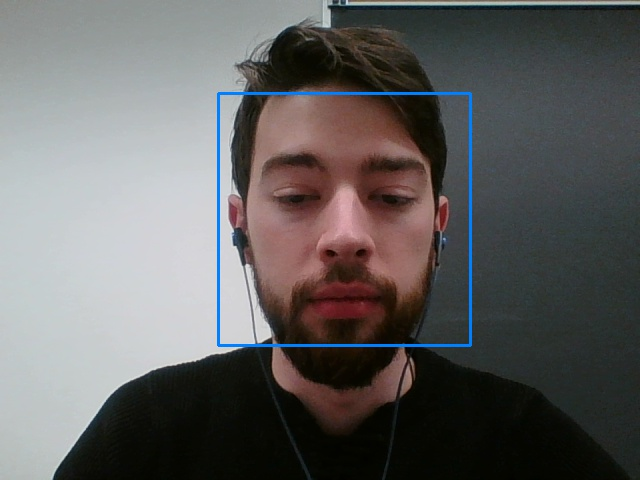
//> input picture Lab2_1/PrecisionTest/0. No eyes.jpg, 640 x 480 px, given in place of the camera
$ ./Lab2_1   (built with g++ and OpenCV 4)
//> lines starting //> are read from the running program, lines starting //| are printed output that depends on the picture; after the words box and inside, x2 and y2 are one past the last pixel; in counts of white or black regions, pixels touching at a corner belong together
#include <iostream>
#include <math.h>
#include <ctime>
#include <windows.h>
#include <opencv2/core/core.hpp>
#include <opencv2/highgui/highgui.hpp>
#include <opencv2/imgproc/imgproc.hpp>
#include <opencv2/objdetect/objdetect.hpp>

static uint logCount = 0u;
static std::clock_t step1 = std::clock();

// Tracks face and eyes on a frame
// Returns 0 if successfull
// Returns -1 if no face
// Returns -2 if no eyes/eyes are closed
int detectEyes(cv::Mat &frame, cv::CascadeClassifier &faceCascade, cv::CascadeClassifier &eyeCascade)
{
	cv::Mat grayscale;
	cv::cvtColor(frame, grayscale, CV_BGR2GRAY);
    cv::equalizeHist(grayscale, grayscale);

    //grayscale.convertTo(grayscale, -1, 1.5, 0); // Makes the detection to run with fewer precision

    std::vector<cv::Rect> faces;
	faceCascade.detectMultiScale(grayscale, faces, 1.1, 2, 0 | CV_HAAR_SCALE_IMAGE, cv::Size(50, 50));
	if (faces.size() == 0)
	{
		return -1;
	}
	cv::Mat face = grayscale(faces[0]); // crop the face
    rectangle(frame, faces[0].tl(), faces[0].br(), cv::Scalar(255, 128, 0), 2);

	// Face is detected, let's go to eyes
	std::vector<cv::Rect> eyes;
	eyeCascade.detectMultiScale(face, eyes, 1.15, 2, 0 | CV_HAAR_SCALE_IMAGE, cv::Size(5, 5));
	if (eyes.size() != 2)
	{
		return -2;
	}

	for (cv::Rect &eye : eyes)
	{
		rectangle(frame, faces[0].tl() + eye.tl(), faces[0].tl() + eye.br(), cv::Scalar(0, 255, 0), 2);
	}
	cv::Mat eye = face(eyes[0]); // crop the leftmost eye
	cv::equalizeHist(eye, eye);
	std::vector<cv::Vec3f> circles;

	cv::imshow("Eye", eye);
	return 0;
}

int main(int argc, char **argv)
{
	cv::namedWindow("Webcam", cv::WINDOW_AUTOSIZE);
	cv::CascadeClassifier faceCascade;
	cv::CascadeClassifier eyeCascade;

	if (!faceCascade.load("haarcascade_frontalface_alt.xml"))
	{
		std::cerr << "Could not load face detector." << std::endl;
		return -1;
	}
	else if (!eyeCascade.load("haarcascade_eye_tree_eyeglasses.xml"/*"haarcascade_eye.xml"*/))
	{
		std::cerr << "Could not load eye detector." << std::endl;
		return -1;
	}

	cv::VideoCapture cap(0);
	if (!cap.isOpened())
	{
		std::cerr << "Webcam not detected." << std::endl;
		return -1;
	}
	cv::Mat frame;
	char scannedChar = NULL;

	while ((scannedChar = cv::waitKey(10)) != '\n' && scannedChar != '\r' && scannedChar != ' ')
	{
//> the Esc key is pressed
		cap >> frame;
//> frame is the input picture: 480 rows x 640 cols, CV_8UC3; mean B, G, R 96.7, 97.2, 98.3
		if (frame.empty())
			break;

		int returnVal = detectEyes(frame, faceCascade, eyeCascade);
//> in detectEyes, `cv::cvtColor(frame, grayscale, CV_BGR2GRAY);`:
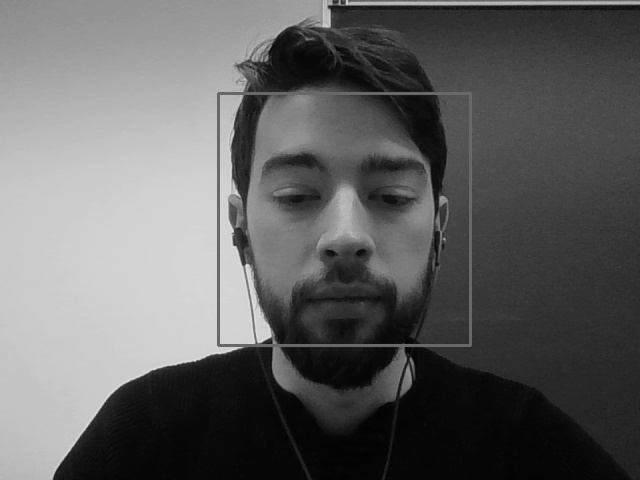
//> grayscale: 480 rows x 640 cols, CV_8UC1; min 0, max 224, mean 97.5
//> in detectEyes, `cv::equalizeHist(grayscale, grayscale);`:
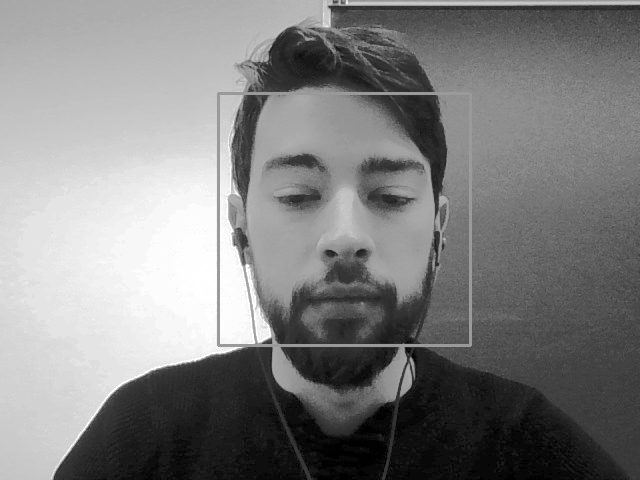
//> grayscale: 480 rows x 640 cols, CV_8UC1; min 0, max 255, mean 128.6
//> in detectEyes, `faceCascade.detectMultiScale(grayscale, faces, 1.1, 2, 0 | CV_HAAR_SCA..`: faces = 1 Rect (x, y, width, height): [215, 90, 255, 255]
//> in detectEyes, `cv::Mat face = grayscale(faces[0]);`:
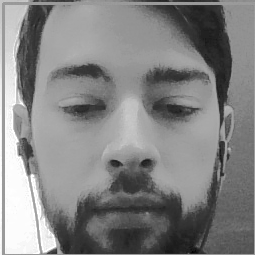
//> face: 255 rows x 255 cols, CV_8UC1; min 2, max 255, mean 131.3
//> in detectEyes, `rectangle(frame, faces[0].tl(), faces[0].br(), cv::Scalar(255, 128, 0)..`:
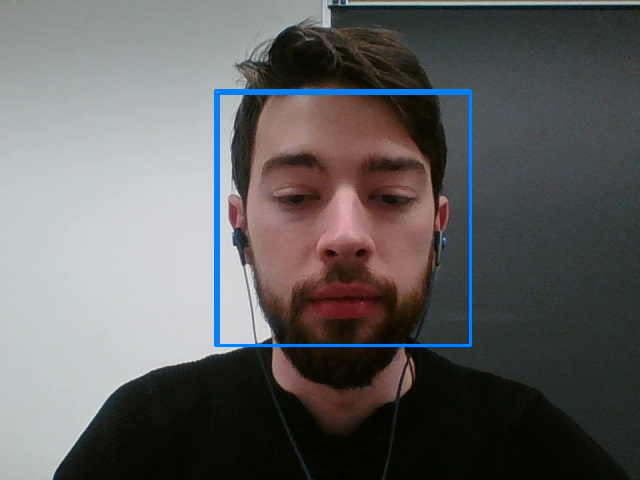
//> frame: 480 rows x 640 cols, CV_8UC3; 0.99% of pixels changed, all inside (x1, y1, x2, y2) = (214, 89, 472, 347)
//> in detectEyes, `eyeCascade.detectMultiScale(face, eyes, 1.15, 2, 0 | CV_HAAR_SCALE_IMA..`: eyes = 3 Rects (x, y, width, height): [57, 86, 45, 45], [150, 84, 51, 51], [128, 76, 61, 61]
//> returnVal = -2
		cv::imshow("Webcam", frame);

        if (returnVal == -1)
        {
            //cv::imwrite("PrecisionTest\\" + cv::String(std::to_string(logCount++) + ". No face.jpg"), frame);
        }
        else
		if (returnVal == -2) // If eyes weren't detected (when face was)
		{
            //cv::imwrite("PrecisionTest\\" + cv::String(std::to_string(logCount++) + ". No eyes.jpg"), frame);

            if ((std::clock() - step1) / (double)CLOCKS_PER_SEC >= 3.0) // If the time interval is >= 3 seconds
//> the Esc key is pressed
			{
				Beep(900, 500); //std::cout << '\a';
				std::cout << "[LOG]: Asleep!\n";
			}
			else
			{
				// No eyes but < 3 seconds so no alarm and move to next frame
			}
		}
		else // Eyes and face are found
		{
            //cv::imwrite("PrecisionTest\\" + cv::String(std::to_string(logCount++) + ". All found.jpg"), frame);
			step1 = std::clock(); // Update the clock
		}
	}
	return 0;
}

$ run again, on Lab2_1/PrecisionTest/54. No eyes.jpg
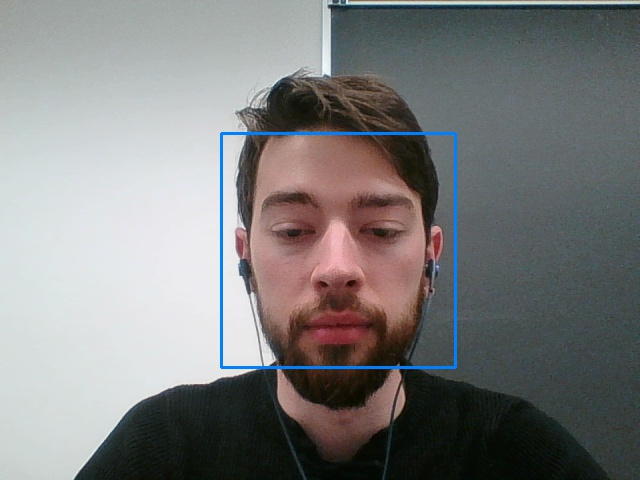
//> input picture Lab2_1/PrecisionTest/54. No eyes.jpg, 640 x 480 px, given in place of the camera
//> frame is the input picture: 480 rows x 640 cols, CV_8UC3; mean B, G, R 125.4, 125.5, 125.1
//> faces = 1 Rect (x, y, width, height): [220, 132, 235, 235]
//> eyes = 2 Rects (x, y, width, height): [52, 77, 46, 46], [136, 76, 50, 50]
//> the loop in detectEyes, `for (cv::Rect &eye : eyes)` made 2 passes
//> in detectEyes, `cv::equalizeHist(eye, eye);`:
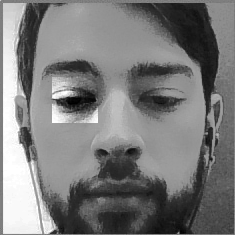
//> face: 235 rows x 235 cols, CV_8UC1; min 0, max 255, mean 122.5
//> in detectEyes, `cv::equalizeHist(eye, eye);`:
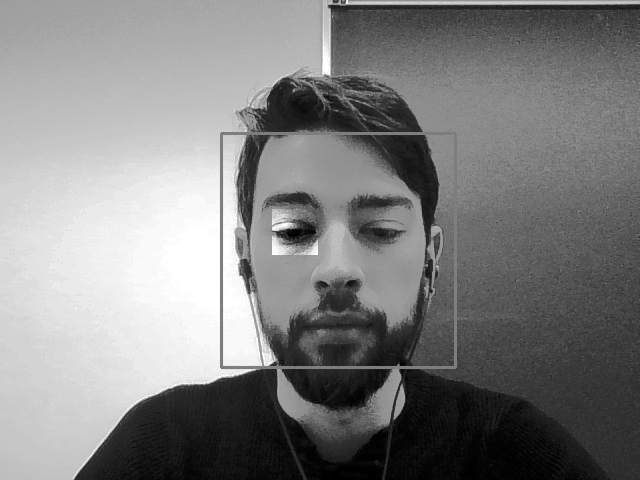
//> grayscale: 480 rows x 640 cols, CV_8UC1; min 0, max 255, mean 128.5
//> returnVal = 0
